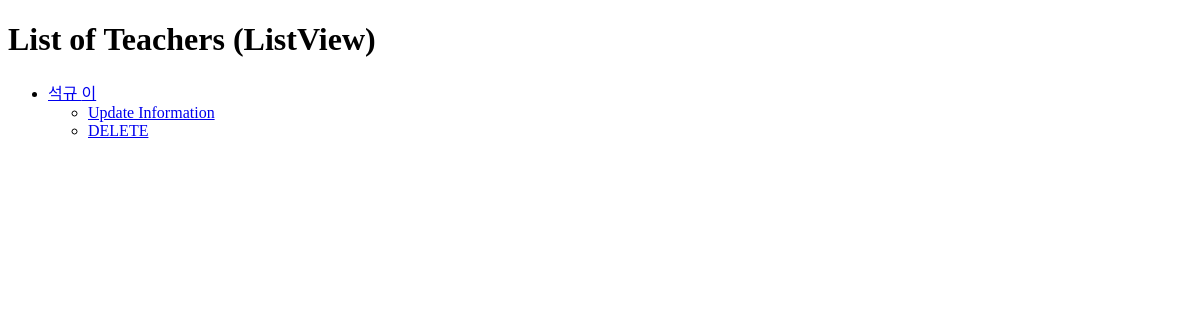
Page /classroom/list_teacher on the earlier database version.
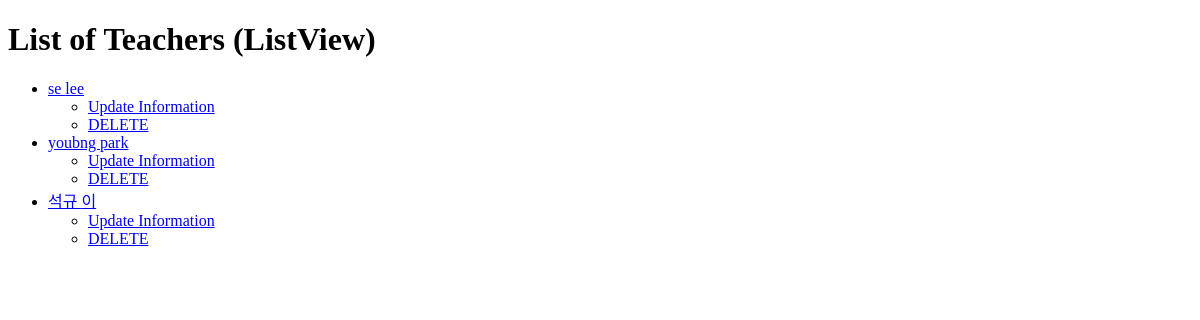
Same page on the later database version.
### classroom/models.py (models this page shows, shortened)
class Teacher(models.Model):
    first_name = models.CharField(max_length=30)
    last_name = models.CharField(max_length=30)
    subject = models.CharField(max_length=30)

### classroom/views.py (the view)
# urls.py: path('list_teacher', TeacherListView.as_view(), name='list_teacher'),
class TeacherListView(ListView):
    model = Teacher
    queryset = Teacher.objects.order_by('first_name')
    context_object_name = 'teachers'

### classroom/templates/classroom/teacher_list.html (shortened to what this page needs)
<!DOCTYPE html>
<html lang="en">
<head>
</head>
<body>
    <h1>List of Teachers (ListView)</h1>
    <ul>
        {% for teacher in teachers %}
            <li><a href="/classroom/detail_teacher/{{ teacher.id }}">{{ teacher.first_name }} {{ teacher.last_name }}</a></li>
            <ul>
                <li><a href="/classroom/update_teacher/{{ teacher.id }}">Update Information</a></li>
                <li><a href="/classroom/delete_teacher/{{ teacher.id }}">DELETE</a></li>
            </ul>
        {% endfor %}
    </ul>
</body>
</html>

Differences in the rows shown:
added Teacher: first_name "se", last_name "lee"
added Teacher: first_name "youbng", last_name "park"
